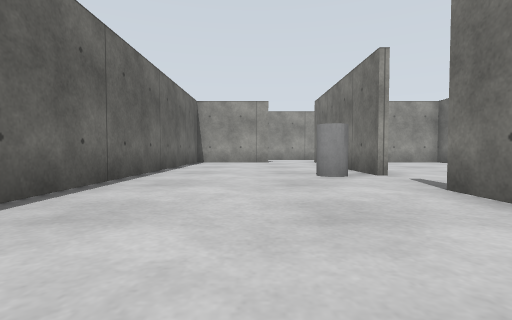
View 1 (above)

16 first-person views from a walk through a world built for the Gazebo simulator. The camera is 0.5 m above the floor, tilts 2° down and sees 85° across. The floor is counted in squares, 1 m on a side. Each view is taken from the middle of a square. On the plan, view 1 faces up. The plan holds only what a view shows up to about 9 squares ahead; the rest is blank. The place goes on beyond the plan.

View 2
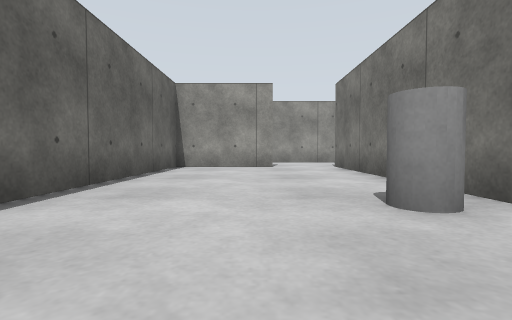

View 3
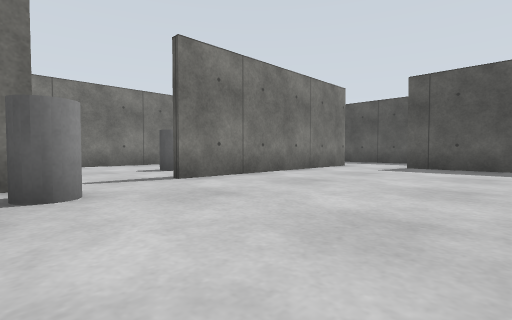

View 4
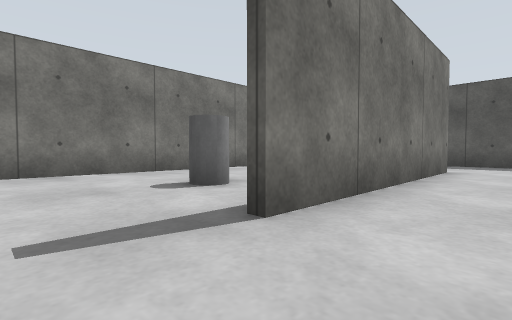

View 5
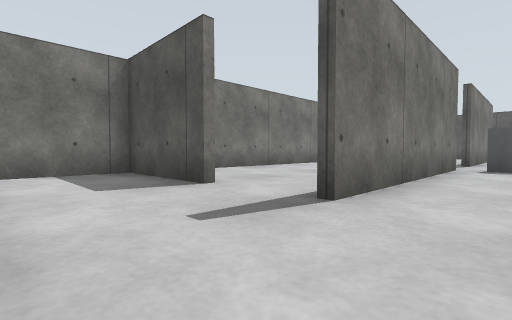

View 6
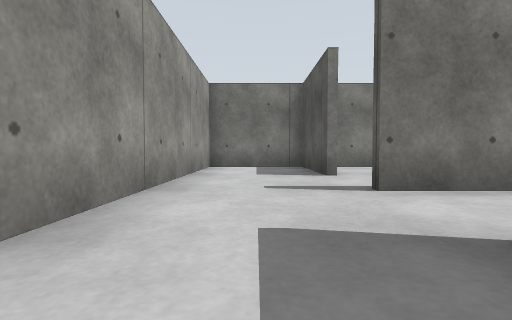

View 7
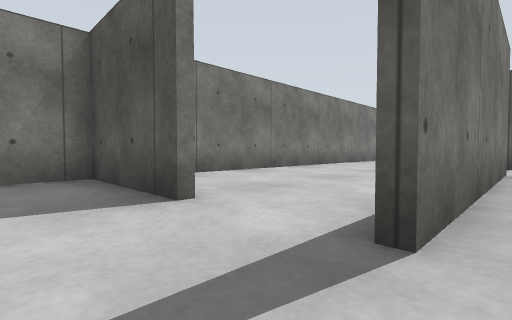

View 8
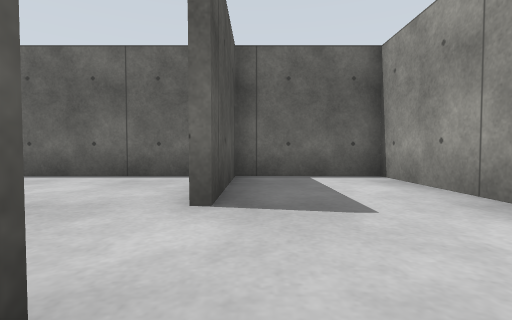

View 9
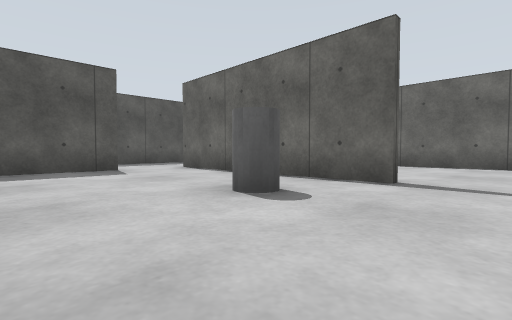

View 10
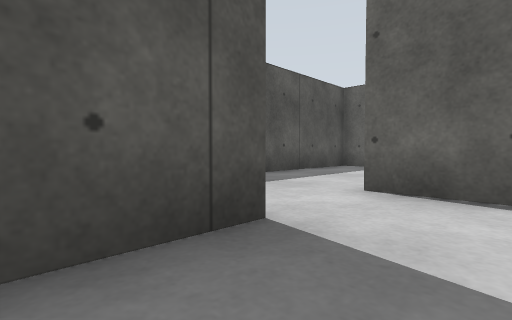

View 11
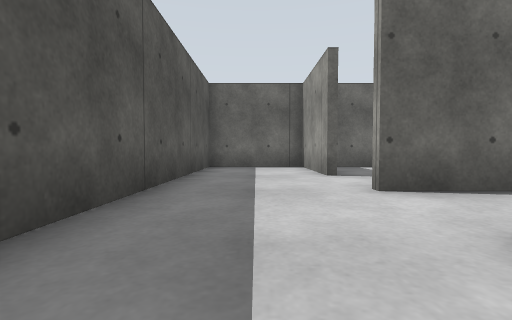

View 12
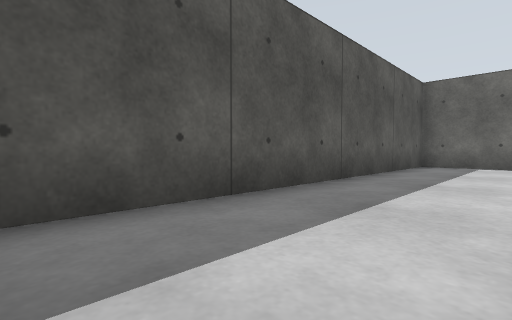

View 13
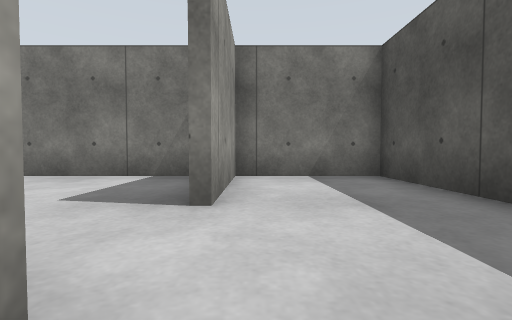

View 14
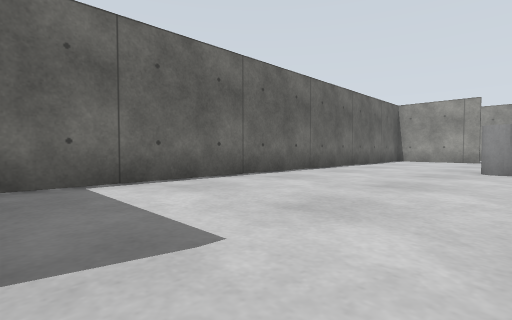

View 15
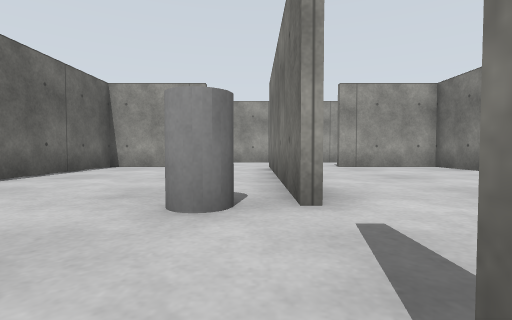

View 16
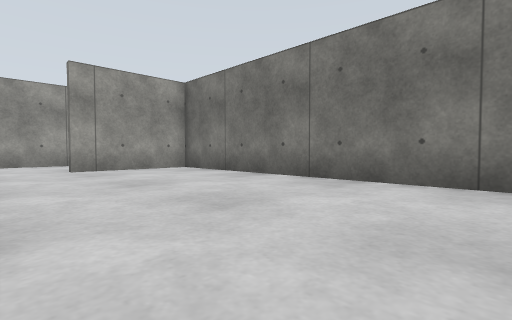

### Floor plan
Ten units are one square. View 1 is at (0, 0); x grows to the right and y downward. Boxes are objects, and circles mark ways between rooms. Rooms are numbered by the first view taken in them; rooms with no view inside come last. Other rooms are left out.
<svg viewBox="-30 -149 110 208">
<path fill="none" stroke="#000" d="M24 -54 24 -115M5 -114 -25 -114M44 -116 75 -116M-25 -116 5 -116M74 -119 74 -144 -24 -144 -24 19M24 14 24 -35M-18 24 5 24M26 -36 26 15M75 -114 45 -114M74 18 74 -119M44 24 68 24M24 26 24 14M5 25 -24 25 -24 54 74 54 74 25 45 25M26 15 26 25"/>
<rect x="5" y="-65" width="20" height="20" fill="#bbb"><title>grey cylinder</title></rect>
<rect x="35" y="-35" width="20" height="20" fill="#bbb"><title>grey cylinder</title></rect>
<circle cx="30" cy="-45" r="3" fill="#2a7"/>
<circle cx="40" cy="-110" r="3" fill="#2a7"/>
<circle cx="15" cy="20" r="3" fill="#2a7"/>
<circle cx="40" cy="20" r="3" fill="#2a7"/>
<text x="10" y="-70">1</text>
<text x="50" y="-50">2</text>
<text x="20" y="40">3</text>
</svg>
Room 1 opens to room 2. Room 1 opens to room 3. Room 2 opens to room 3.

Where each view was taken, in squares from view 1:
view 1: 0 up, 0 right, facing up
view 2: 3 up, 0 right, facing up
view 3: 6 up, 2 left, facing down-right
view 4: 5 up, 1 right, facing down-right
view 5: 14 up, 1 right, facing down-right
view 6: 13 up, 1 left, facing right
view 7: 13 up, 2 right, facing down-right
view 8: 12 up, 3 right, facing left
view 9: 5 up, 7 right, facing down-left
view 10: 1 down, 6 right, facing down-left
view 11: 4 down, 6 right, facing left
view 12: 3 down, 7 right, facing down-left
view 13: 3 down, 2 right, facing right
view 14: 2 down, 2 right, facing up-left
view 15: 3 up, 2 right, facing up
view 16: 4 up, 3 right, facing up-right
